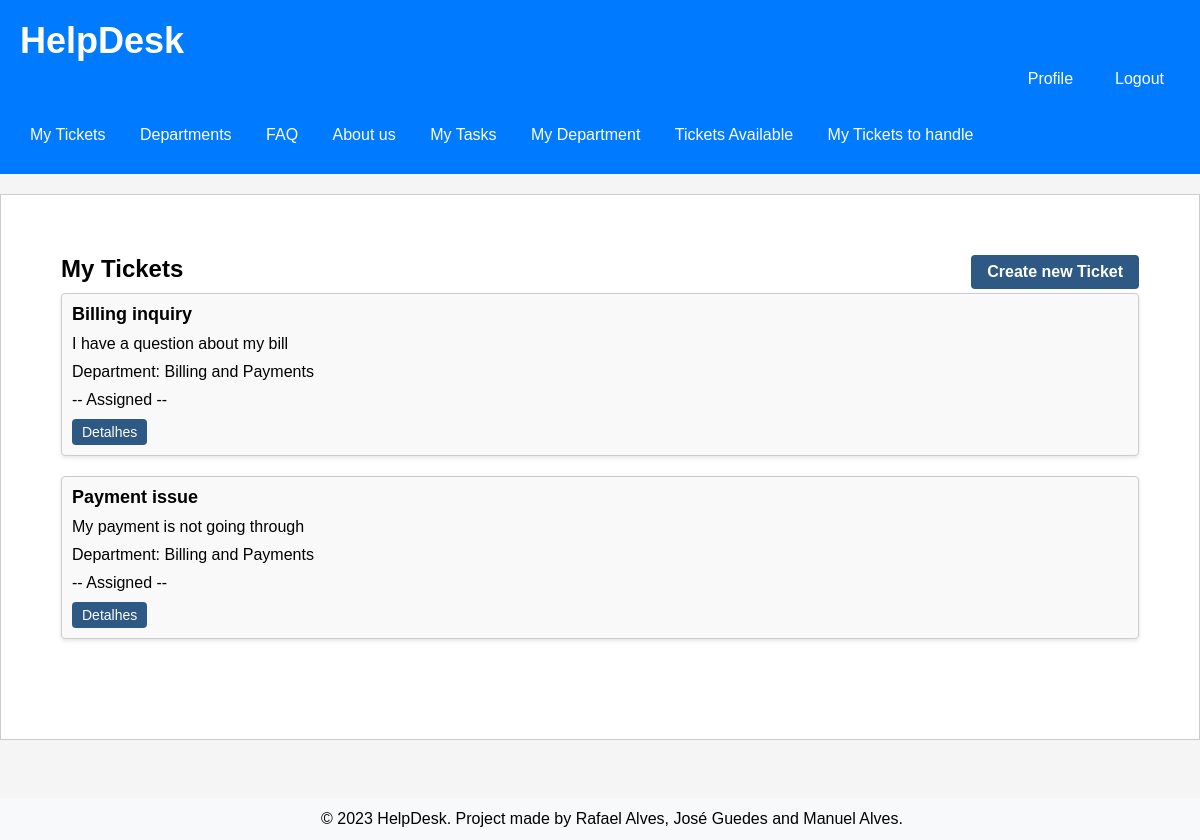
The app's page /pages/ticketpage.php (signed in), older data.
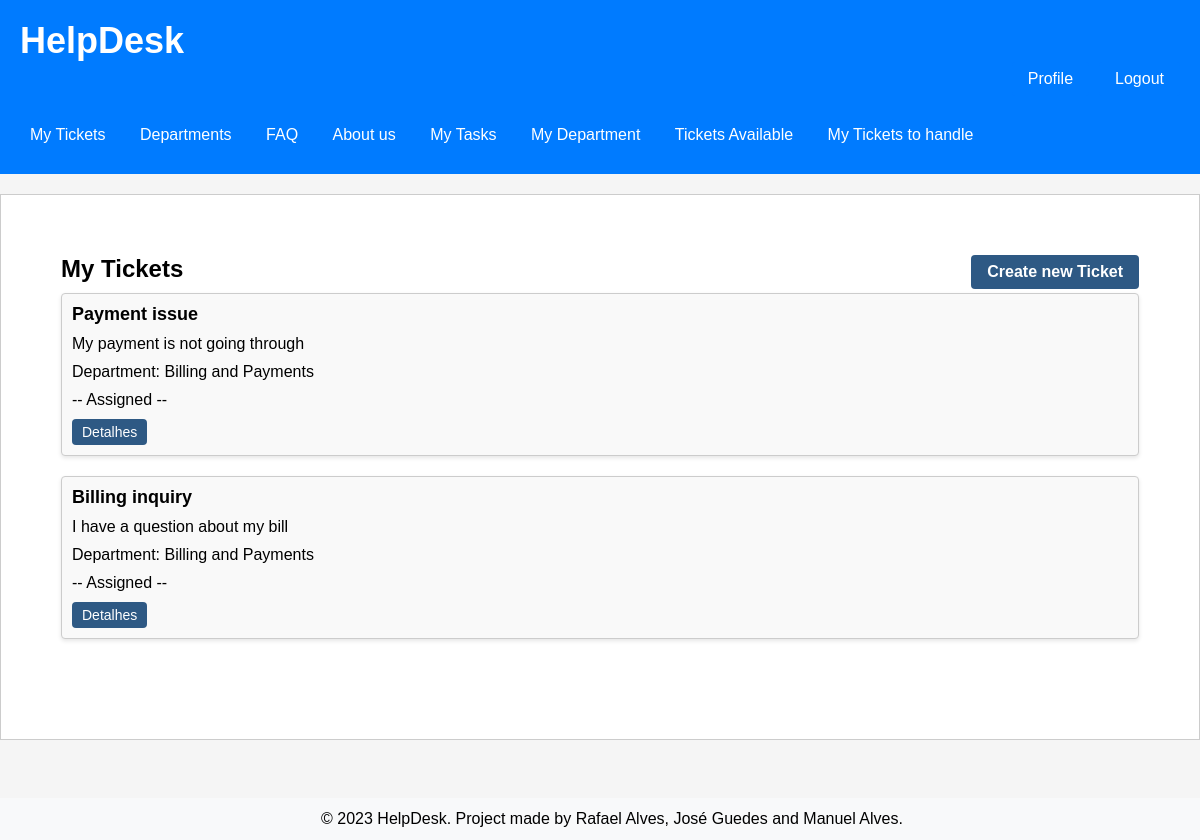
The same page, newer data.
### tables this page shows
CREATE TABLE Ticket (
    id INTEGER PRIMARY KEY AUTOINCREMENT,
    title varchar(255) NOT NULL UNIQUE,
    description VARCHAR(255) NOT NULL,
    ticket_status VARCHAR (10)  NOT NULL DEFAULT 'Open' CHECK (ticket_status IN ('Open', 'Assigned', 'Closed')),
    created_at TIMESTAMP NOT NULL DEFAULT CURRENT_TIMESTAMP,
    updated_at TIMESTAMP NOT NULL DEFAULT CURRENT_TIMESTAMP,
    id_user INTEGER, /* id do client que criou o ticket */
    id_agent INTEGER DEFAULT NULL, /* id do agent que está a tratar do ticket */
    id_department INTEGER, /* id do department do ticket */
    CONSTRAINT current_edit_date_ck CHECK (created_at <= updated_at),
    CONSTRAINT id_usertFK FOREIGN KEY(id_user) REFERENCES User(id),
    CONSTRAINT id_agentFK FOREIGN KEY(id_agent) REFERENCES User(id),
    CONSTRAINT id_departmentFK FOREIGN KEY(id_department) REFERENCES Department(id)
);

CREATE TABLE Department (
    id INTEGER PRIMARY KEY AUTOINCREMENT,
    name varchar(255) NOT NULL UNIQUE,
    created_at TIMESTAMP NOT NULL DEFAULT CURRENT_TIMESTAMP
);

### utils/session.php (called while the page is built, shortened)
<?php
   function getUserID() {
       if(isset($_SESSION['userID'])) {
            return $_SESSION['userID'];
       } else {
           return null;
       }
   }
?>

### database/ticket.class.php (called while the page is built, shortened)
<?php
  class Ticket {
    static function getTicketsbyUser(PDO $db, int $id_user){
      $stmt = $db->prepare('
        SELECT id, title, description, id_department, ticket_status
        FROM Ticket
        WHERE id_user = ?
        ORDER by updated_at desc
      ');
      $stmt->execute(array($id_user));
      $row = $stmt->fetchAll(PDO::FETCH_ASSOC);
      return $row;
    }
  }
?>

### actions/getUser_tickets.php (called while the page is built, shortened)
<?php
require_once(__DIR__ . '/../database/connection.db.php');
require_once(__DIR__ . '/../database/ticket.class.php');
$tickets = Ticket::getTicketsbyUser($dbh, getUserID());
?>

### database/department.class.php (called while the page is built, shortened)
<?php
  class Department {
    static function getName($id) {
      global $dbh;
      try {
        $stmt = $dbh->prepare('SELECT name FROM Department WHERE id = ?');
        $stmt->execute(array($id));
        if($row = $stmt->fetch()){
          return $row['name'];
        }
      }catch(PDOException $e) {
        return -1;
      }
    }
  }
?>

### pages/ticketpage.php (the view, shortened to what this page needs)
<?php
  require_once(__DIR__ . '/../templates/header.tpl.php');
  require_once(__DIR__ . '/../templates/footer.tpl.php');
  drawHeader();
?>
  <section class="tickets">
      <h2>My Tickets
        <a href="novo_ticket.php" class="button">Create new Ticket</a>
      </h2>
      <ul>
        <?php
        require_once(__DIR__ . '/../actions/getUser_tickets.php');
        for($i = 0; $i < count($tickets); $i++) {
        include_once("../database/department.class.php");
        $depart = Department::getName($tickets[$i]['id_department']);
        ?>
        <li>
          <div class="ticket" id="<?=$tickets[$i]['id']?>">
            <h3> <?=$tickets[$i]['title']?></h3>
            <p> <?=$tickets[$i]['description']?> </p>
            <p> Department: <?=$depart?> </p>
            <p>-- <?=$tickets[$i]['ticket_status']?> --</p>
            <a href="../pages/detailTicket.php?id=<?=$tickets[$i]['id']?>" class="button">Detalhes</a>
          </div>
        </li>
        <?php } ?>
      </ul>
    </section>
<?php
  drawFooter();
?>

### templates/header.tpl.php (shortened to what this page needs)
<?php function drawHeader() { ?>
    <!DOCTYPE html>
<html lang="en-US">
    <head>
        <link rel="stylesheet" href="../css/style.css">
    </head>
    <body>
        <header>
            <h1><a href = "/pages/ticketpage.php">HelpDesk</a></h1>
            <section class="logout-edit">
                <a href="/pages/profile.php"><button id="logout">Profile</button></a>
                <a href="../actions/action_logout.php"><button id="logout">Logout</button></a>
            </section>
            <nav>
            <ul>
                <li><a href="/pages/ticketpage.php">My Tickets</a></li>
                <li><a href="/pages/department.php">Departments</a></li>
                <li><a href="/pages/faq.php">FAQ</a></li>
                <li><a href="/pages/aboutus.php">About us</a></li>
                <?php
                if($_SESSION['userinfo']['is_admin']==true || $_SESSION['userinfo']['is_agent']==true){
                ?>
                <li><a href="/pages/tasks.php">My Tasks</a></li>
                <li><a href="/pages/departmentTicket.php?id=<?php echo intval($_SESSION['userinfo']['id_department']); ?>">My Department</a></li>
                <li><a href="/pages/ticketAvailable.php">Tickets Available</a></li>
                <li><a href="/pages/ticketsToHandle.php">My Tickets to handle</a></li>
                <?php } ?>
            </ul>
            </nav>
        </header>
        <main>
<?php } ?>

### templates/footer.tpl.php
<?php function drawFooter() { ?>
    </main>
        <footer>
        <p>&copy; 2023 HelpDesk. Project made by Rafael Alves, José Guedes and Manuel Alves.</p>
        </footer>
    </body>
<?php } ?>

### css/style.css (style rules this page uses)
header { background-color: #007bff; color: #fff; padding: 20px; }
header h1 { margin: 0; }
body { position: relative; margin: 0; padding: 0; font-family: Arial, sans-serif; background-color: #f5f5f5; min-height: 100%; padding-bottom: 5rem; }
main { background-color: #fff; border: 1px solid #ccc; padding: 20px; min-height: 100%; padding-bottom: 5rem; margin: 20px auto; }
footer { background-color: #f8f9fa; text-align: center; padding: 1%; position: absolute; bottom: 0; width: 100%; }
#logout { background-color: #007bff; color: #fff; border: none; cursor: pointer; font-size: 16px; border-radius: 4px; float: right; text-align: center; padding: 8px 16px; margin-left: 10px; }
body>header>h1>a { text-decoration: none; color: white; }
nav { background-color: #007bff; padding: 10px; }
nav ul { list-style-type: none; margin: 0; padding: 0; }
nav li { display: inline-block; margin-right: 10px; }
nav a { color: white; text-decoration: none; }
h1 { margin: 0; font-size: 36px; margin-bottom: 1%; }
h1>a { text-decoration: none; color: white; }
nav ul li { display: inline; }
nav ul li a { color: #fff; text-decoration: none; margin-left: 20px; transition: color 0.3s ease; }
body>header>nav>ul>li:nth-child(1)>a { margin-left: 0%; }
.tickets { margin: 40px; margin-bottom: 20px; margin-top: 20px; }
h2 { font-size: 24px; margin: 0 0 10px; }
ul { list-style-type: none; padding: 0; margin: 0; margin-bottom: 20px; }
.ticket { background-color: #f5f5f5; border-radius: 4px; box-shadow: 0 2px 4px rgba(0, 0, 0, 0.1); padding: 10px; margin-bottom: 20px; }
.ticket h3 { margin: 0 0 10px; font-size: 18px; margin-bottom: 5px; }
.ticket p { margin: 0 0 20px; margin-bottom: 5px; }
.button { display: inline-block; padding: 10px 20px; background-color: #007bff; color: #fff; text-decoration: none; border-radius: 4px; transition: background-color 0.3s ease; }
body>main>section.tickets>h2>a { background-color: #007bff; color: #fff; border: none; padding: 10px 20px; cursor: pointer; font-size: 16px; border-radius: 4px; float: right; }
.logout-edit { display: flex; justify-content: flex-end; align-items: center; margin-bottom: 10px; }
.logout-edit a { text-decoration: none; }
body > header > nav > ul > li:first-child > a { margin-left: 0%; }
h1 a { text-decoration: none; color: white; }
h2 a.button { background-color: #007bff; color: #fff; padding: 10px 20px; border: none; border-radius: 4px; text-decoration: none; margin-left: 10px; }
.ticket a.button { display: inline-block; padding: 10px 20px; background-color: #007bff; color: #fff; text-decoration: none; border-radius: 4px; transition: background-color 0.3s ease; }
h3 { margin-top: 5%; }
footer p { margin: 0; }
p { margin: 0 0 20px; }
h2:last-of-type { margin-top: 40px; }
li { margin-bottom: 10px; }
button { padding: 10px 20px; background-color: #2E5984; color: white; border: none; cursor: pointer; margin-bottom: 10px; }
h3 { margin-top: 0; }
div:first-of-type { background: #fff; }
.tickets h2 { font-size: 24px; margin-bottom: 10px; }
.tickets .button { padding: 8px 16px; background-color: #2E5984; color: white; border: none; text-decoration: none; }
.tickets ul { list-style-type: none; padding: 0; }
.tickets li { margin-bottom: 20px; }
.tickets .ticket { background-color: #f9f9f9; padding: 10px; border: 1px solid #ccc; }
.tickets .ticket h3 { font-size: 18px; margin: 0; }
.tickets .ticket p { margin: 10px 0; }
.tickets ul { list-style: none; padding: 0; }
.ticket a.button { background-color: #2E5984; color: white; border: none; padding: 5px 10px; font-size: 14px; border-radius: 4px; text-decoration: none; }

Row changes from the older to the newer data that the page shows:
changed ticket "Payment issue": moves up the list
